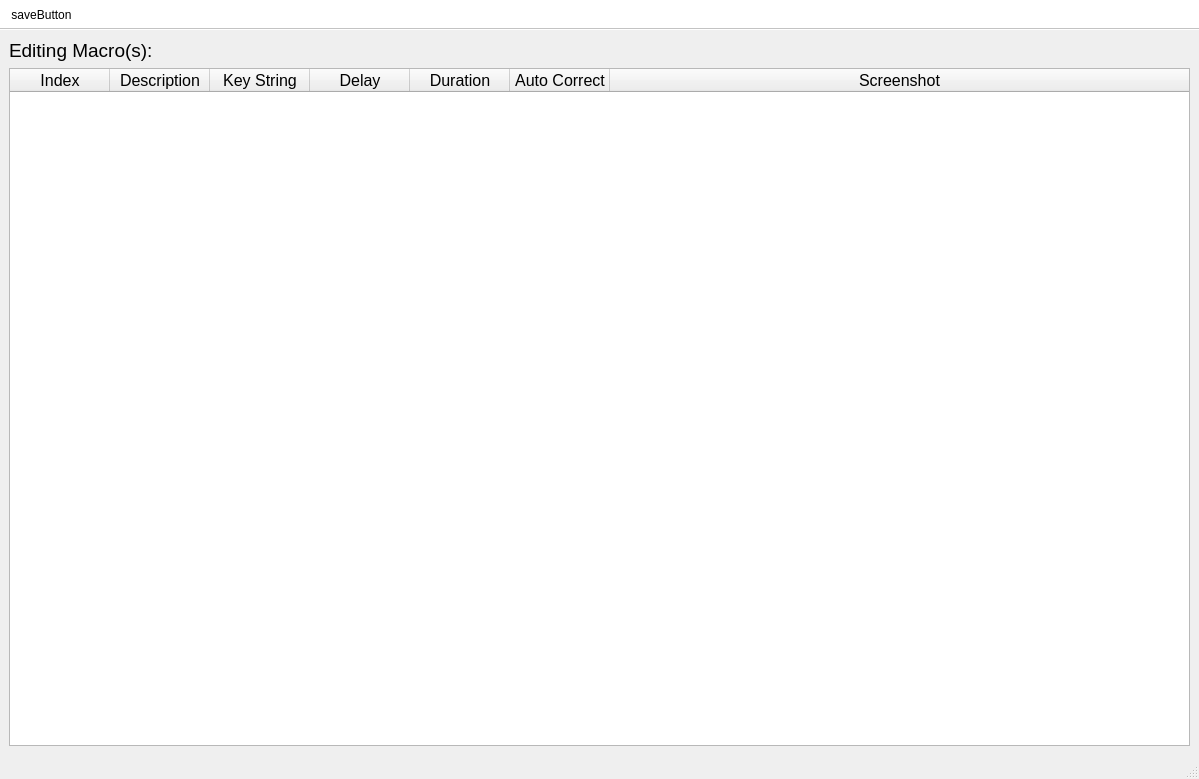
<?xml version="1.0" encoding="UTF-8"?>
<ui version="4.0">
 <class>MacroEditor</class>
 <widget class="QMainWindow" name="MacroEditor">
  <property name="geometry">
   <rect>
    <x>0</x>
    <y>0</y>
    <width>1199</width>
    <height>779</height>
   </rect>
  </property>
  <property name="font">
   <font>
    <pointsize>12</pointsize>
   </font>
  </property>
  <property name="windowTitle">
   <string>Macro Editor</string>
  </property>
  <property name="unifiedTitleAndToolBarOnMac">
   <bool>true</bool>
  </property>
  <widget class="QWidget" name="centralWidget">
   <layout class="QVBoxLayout" name="verticalLayout_2">
    <item>
     <widget class="MacroIdsLabel" name="macroIdsLabel">
      <property name="font">
       <font>
        <pointsize>14</pointsize>
       </font>
      </property>
      <property name="text">
       <string>Editing Macro(s): </string>
      </property>
      <property name="scaledContents">
       <bool>false</bool>
      </property>
      <property name="wordWrap">
       <bool>true</bool>
      </property>
      <property name="textInteractionFlags">
       <set>Qt::LinksAccessibleByMouse|Qt::TextSelectableByMouse</set>
      </property>
     </widget>
    </item>
    <item>
     <widget class="MacroEventsTable" name="macroEventsTable">
      <property name="font">
       <font>
        <pointsize>12</pointsize>
       </font>
      </property>
      <property name="contextMenuPolicy">
       <enum>Qt::CustomContextMenu</enum>
      </property>
      <property name="statusTip">
       <string>Left Click to Select Macro Event   ---   Right Click for Options</string>
      </property>
      <property name="autoFillBackground">
       <bool>false</bool>
      </property>
      <property name="styleSheet">
       <string notr="true"/>
      </property>
      <property name="frameShape">
       <enum>QFrame::StyledPanel</enum>
      </property>
      <property name="frameShadow">
       <enum>QFrame::Sunken</enum>
      </property>
      <property name="horizontalScrollBarPolicy">
       <enum>Qt::ScrollBarAlwaysOff</enum>
      </property>
      <property name="dragEnabled">
       <bool>true</bool>
      </property>
      <property name="dragDropOverwriteMode">
       <bool>false</bool>
      </property>
      <property name="dragDropMode">
       <enum>QAbstractItemView::NoDragDrop</enum>
      </property>
      <property name="defaultDropAction">
       <enum>Qt::IgnoreAction</enum>
      </property>
      <property name="selectionMode">
       <enum>QAbstractItemView::ExtendedSelection</enum>
      </property>
      <property name="selectionBehavior">
       <enum>QAbstractItemView::SelectRows</enum>
      </property>
      <property name="showGrid">
       <bool>true</bool>
      </property>
      <property name="sortingEnabled">
       <bool>false</bool>
      </property>
      <property name="cornerButtonEnabled">
       <bool>true</bool>
      </property>
      <attribute name="horizontalHeaderVisible">
       <bool>true</bool>
      </attribute>
      <attribute name="horizontalHeaderCascadingSectionResizes">
       <bool>true</bool>
      </attribute>
      <attribute name="horizontalHeaderDefaultSectionSize">
       <number>100</number>
      </attribute>
      <attribute name="horizontalHeaderMinimumSectionSize">
       <number>1</number>
      </attribute>
      <attribute name="horizontalHeaderShowSortIndicator" stdset="0">
       <bool>false</bool>
      </attribute>
      <attribute name="horizontalHeaderStretchLastSection">
       <bool>true</bool>
      </attribute>
      <attribute name="verticalHeaderVisible">
       <bool>false</bool>
      </attribute>
      <column>
       <property name="text">
        <string>Index</string>
       </property>
      </column>
      <column>
       <property name="text">
        <string>Description</string>
       </property>
      </column>
      <column>
       <property name="text">
        <string>Key String</string>
       </property>
      </column>
      <column>
       <property name="text">
        <string>Delay</string>
       </property>
      </column>
      <column>
       <property name="text">
        <string>Duration</string>
       </property>
      </column>
      <column>
       <property name="text">
        <string>Auto Correct</string>
       </property>
      </column>
      <column>
       <property name="text">
        <string>Screenshot</string>
       </property>
      </column>
     </widget>
    </item>
   </layout>
  </widget>
  <widget class="QStatusBar" name="statusbar">
   <property name="sizeGripEnabled">
    <bool>true</bool>
   </property>
  </widget>
  <widget class="QToolBar" name="toolBar">
   <property name="minimumSize">
    <size>
     <width>0</width>
     <height>30</height>
    </size>
   </property>
   <property name="windowTitle">
    <string>toolBar</string>
   </property>
   <property name="styleSheet">
    <string notr="true">background-color: white;</string>
   </property>
   <property name="movable">
    <bool>false</bool>
   </property>
   <property name="allowedAreas">
    <set>Qt::TopToolBarArea</set>
   </property>
   <property name="orientation">
    <enum>Qt::Horizontal</enum>
   </property>
   <property name="floatable">
    <bool>false</bool>
   </property>
   <attribute name="toolBarArea">
    <enum>TopToolBarArea</enum>
   </attribute>
   <attribute name="toolBarBreak">
    <bool>false</bool>
   </attribute>
   <addaction name="actionSaveButton"/>
  </widget>
  <action name="actionUndoButton">
   <property name="icon">
    <iconset resource="../../resources/MacroMenuResources.qrc">
     <normaloff>:/new/prefix1/undoIcon.png</normaloff>:/new/prefix1/undoIcon.png</iconset>
   </property>
   <property name="text">
    <string>undoButton</string>
   </property>
   <property name="toolTip">
    <string>Undo</string>
   </property>
   <property name="statusTip">
    <string>Undo: ctrl + z</string>
   </property>
  </action>
  <action name="actionSaveButton">
   <property name="icon">
    <iconset resource="../../resources/MacroMenuResources.qrc">
     <normaloff>:/new/prefix1/saveIcon.png</normaloff>:/new/prefix1/saveIcon.png</iconset>
   </property>
   <property name="text">
    <string>saveButton</string>
   </property>
   <property name="toolTip">
    <string>Save</string>
   </property>
   <property name="statusTip">
    <string>Save: ctrl + s</string>
   </property>
  </action>
  <action name="actionRedoButton">
   <property name="icon">
    <iconset resource="../../resources/MacroMenuResources.qrc">
     <normaloff>:/new/prefix1/redoIcon.png</normaloff>:/new/prefix1/redoIcon.png</iconset>
   </property>
   <property name="text">
    <string>redoButton</string>
   </property>
   <property name="toolTip">
    <string>Redo</string>
   </property>
   <property name="statusTip">
    <string>Redo: ctrl + y</string>
   </property>
  </action>
 </widget>
 <customwidgets>
  <customwidget>
   <class>MacroEventsTable</class>
   <extends>QTableWidget</extends>
   <header location="global">view/macro_editor/MacroEventsTable.h</header>
  </customwidget>
  <customwidget>
   <class>MacroIdsLabel</class>
   <extends>QLabel</extends>
   <header location="global">view/macro_editor/MacroIdsLabel.h</header>
  </customwidget>
 </customwidgets>
 <resources>
  <include location="../../resources/MacroMenuResources.qrc"/>
 </resources>
 <connections/>
</ui>
